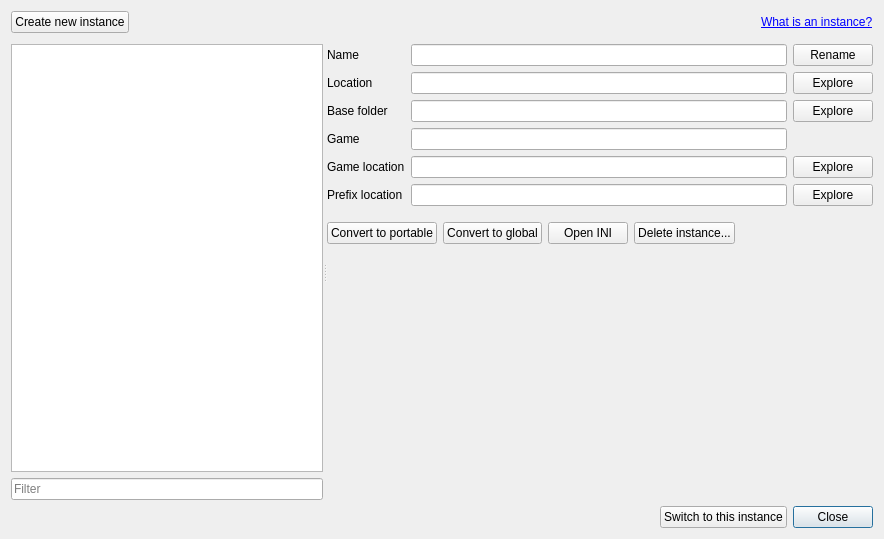
<?xml version="1.0" encoding="UTF-8"?>
<ui version="4.0">
 <class>InstanceManagerDialog</class>
 <widget class="QDialog" name="InstanceManagerDialog">
  <property name="geometry">
   <rect>
    <x>0</x>
    <y>0</y>
    <width>884</width>
    <height>539</height>
   </rect>
  </property>
  <property name="windowTitle">
   <string>Instance manager</string>
  </property>
  <layout class="QVBoxLayout" name="verticalLayout_6">
   <item>
    <widget class="QWidget" name="widget_8" native="true">
     <layout class="QHBoxLayout" name="horizontalLayout_2">
      <property name="leftMargin">
       <number>0</number>
      </property>
      <property name="topMargin">
       <number>0</number>
      </property>
      <property name="rightMargin">
       <number>0</number>
      </property>
      <property name="bottomMargin">
       <number>5</number>
      </property>
      <item>
       <widget class="QPushButton" name="createNew">
        <property name="text">
         <string>Create new instance</string>
        </property>
        <property name="icon">
         <iconset resource="../resources.qrc">
          <normaloff>:/MO/gui/add</normaloff>:/MO/gui/add</iconset>
        </property>
       </widget>
      </item>
      <item>
       <spacer name="horizontalSpacer">
        <property name="orientation">
         <enum>Qt::Orientation::Horizontal</enum>
        </property>
        <property name="sizeHint" stdset="0">
         <size>
          <width>40</width>
          <height>20</height>
         </size>
        </property>
       </spacer>
      </item>
      <item>
       <widget class="LinkLabel" name="whatis">
        <property name="text">
         <string>&lt;html&gt;&lt;head/&gt;&lt;body&gt;&lt;p&gt;&lt;a href=&quot;https://github.com/ModOrganizer2/modorganizer/wiki/Instances&quot;&gt;What is an instance?&lt;/a&gt;&lt;/p&gt;&lt;/body&gt;&lt;/html&gt;</string>
        </property>
        <property name="openExternalLinks">
         <bool>true</bool>
        </property>
       </widget>
      </item>
     </layout>
    </widget>
   </item>
   <item>
    <layout class="QVBoxLayout" name="verticalLayout_5" stretch="1">
     <item>
      <widget class="QWidget" name="widget_4" native="true">
       <layout class="QVBoxLayout" name="verticalLayout_4">
        <property name="leftMargin">
         <number>0</number>
        </property>
        <property name="topMargin">
         <number>0</number>
        </property>
        <property name="rightMargin">
         <number>0</number>
        </property>
        <property name="bottomMargin">
         <number>0</number>
        </property>
        <item>
         <widget class="QSplitter" name="splitter">
          <property name="orientation">
           <enum>Qt::Orientation::Horizontal</enum>
          </property>
          <widget class="QWidget" name="widget_2" native="true">
           <layout class="QVBoxLayout" name="verticalLayout">
            <property name="leftMargin">
             <number>0</number>
            </property>
            <property name="topMargin">
             <number>0</number>
            </property>
            <property name="rightMargin">
             <number>0</number>
            </property>
            <property name="bottomMargin">
             <number>0</number>
            </property>
            <item>
             <widget class="QListView" name="list">
              <property name="editTriggers">
               <set>QAbstractItemView::EditTrigger::NoEditTriggers</set>
              </property>
              <property name="verticalScrollMode">
               <enum>QAbstractItemView::ScrollMode::ScrollPerPixel</enum>
              </property>
              <property name="horizontalScrollMode">
               <enum>QAbstractItemView::ScrollMode::ScrollPerPixel</enum>
              </property>
              <property name="resizeMode">
               <enum>QListView::ResizeMode::Adjust</enum>
              </property>
              <property name="uniformItemSizes">
               <bool>true</bool>
              </property>
             </widget>
            </item>
            <item>
             <widget class="QWidget" name="widget_5" native="true">
              <layout class="QHBoxLayout" name="horizontalLayout_4">
               <property name="leftMargin">
                <number>0</number>
               </property>
               <property name="topMargin">
                <number>0</number>
               </property>
               <property name="rightMargin">
                <number>0</number>
               </property>
               <property name="bottomMargin">
                <number>0</number>
               </property>
               <item>
                <widget class="QLineEdit" name="filter">
                 <property name="placeholderText">
                  <string>Filter</string>
                 </property>
                </widget>
               </item>
              </layout>
             </widget>
            </item>
           </layout>
          </widget>
          <widget class="QWidget" name="widget_3" native="true">
           <layout class="QVBoxLayout" name="verticalLayout_2" stretch="0,0,0,1">
            <property name="leftMargin">
             <number>0</number>
            </property>
            <property name="topMargin">
             <number>0</number>
            </property>
            <property name="rightMargin">
             <number>0</number>
            </property>
            <property name="bottomMargin">
             <number>0</number>
            </property>
            <item>
             <widget class="QWidget" name="widget_7" native="true">
              <layout class="QGridLayout" name="gridLayout" columnstretch="0,0,0">
               <property name="leftMargin">
                <number>0</number>
               </property>
               <property name="topMargin">
                <number>0</number>
               </property>
               <property name="rightMargin">
                <number>0</number>
               </property>
               <property name="bottomMargin">
                <number>0</number>
               </property>
               <item row="5" column="2">
                <widget class="QPushButton" name="exploreBaseDirectory">
                 <property name="text">
                  <string>Explore</string>
                 </property>
                </widget>
               </item>
               <item row="5" column="1">
                <widget class="QLineEdit" name="baseDirectory">
                 <property name="readOnly">
                  <bool>true</bool>
                 </property>
                </widget>
               </item>
               <item row="4" column="0">
                <widget class="QLabel" name="label_4">
                 <property name="text">
                  <string>Location</string>
                 </property>
                </widget>
               </item>
               <item row="6" column="0">
                <widget class="QLabel" name="label_8">
                 <property name="text">
                  <string>Game</string>
                 </property>
                </widget>
               </item>
               <item row="7" column="0">
                <widget class="QLabel" name="label">
                 <property name="text">
                  <string>Game location</string>
                 </property>
                </widget>
               </item>
               <item row="7" column="2">
                <widget class="QPushButton" name="exploreGame">
                 <property name="text">
                  <string>Explore</string>
                 </property>
                </widget>
               </item>
               <item row="0" column="1">
                <widget class="QLineEdit" name="name">
                 <property name="readOnly">
                  <bool>true</bool>
                 </property>
                </widget>
               </item>
               <item row="0" column="0">
                <widget class="QLabel" name="label_2">
                 <property name="text">
                  <string>Name</string>
                 </property>
                </widget>
               </item>
               <item row="7" column="1">
                <widget class="QLineEdit" name="gameDir">
                 <property name="readOnly">
                  <bool>true</bool>
                 </property>
                </widget>
               </item>
               <item row="5" column="0">
                <widget class="QLabel" name="label_6">
                 <property name="text">
                  <string>Base folder</string>
                 </property>
                </widget>
               </item>
               <item row="4" column="1">
                <widget class="QLineEdit" name="location">
                 <property name="readOnly">
                  <bool>true</bool>
                 </property>
                </widget>
               </item>
               <item row="4" column="2">
                <widget class="QPushButton" name="exploreLocation">
                 <property name="text">
                  <string>Explore</string>
                 </property>
                </widget>
               </item>
               <item row="6" column="1">
                <widget class="QLineEdit" name="gameName">
                 <property name="readOnly">
                  <bool>true</bool>
                 </property>
                </widget>
               </item>
               <item row="0" column="2">
                <widget class="QPushButton" name="rename">
                 <property name="text">
                  <string>Rename</string>
                 </property>
                </widget>
               </item>
               <item row="8" column="1">
                <widget class="QLineEdit" name="prefixDir"/>
               </item>
               <item row="8" column="0">
                <widget class="QLabel" name="label_3">
                 <property name="text">
                  <string>Prefix location</string>
                 </property>
                </widget>
               </item>
               <item row="8" column="2">
                <widget class="QPushButton" name="explorePrefix">
                 <property name="text">
                  <string>Explore</string>
                 </property>
                </widget>
               </item>
              </layout>
             </widget>
            </item>
            <item>
             <spacer name="verticalSpacer_2">
              <property name="orientation">
               <enum>Qt::Orientation::Vertical</enum>
              </property>
              <property name="sizeHint" stdset="0">
               <size>
                <width>20</width>
                <height>10</height>
               </size>
              </property>
             </spacer>
            </item>
            <item>
             <widget class="QWidget" name="widget_9" native="true">
              <layout class="QHBoxLayout" name="horizontalLayout">
               <property name="leftMargin">
                <number>0</number>
               </property>
               <property name="topMargin">
                <number>0</number>
               </property>
               <property name="rightMargin">
                <number>0</number>
               </property>
               <property name="bottomMargin">
                <number>0</number>
               </property>
               <item>
                <widget class="QPushButton" name="convertToPortable">
                 <property name="text">
                  <string>Convert to portable</string>
                 </property>
                </widget>
               </item>
               <item>
                <widget class="QPushButton" name="convertToGlobal">
                 <property name="text">
                  <string>Convert to global</string>
                 </property>
                </widget>
               </item>
               <item>
                <widget class="QPushButton" name="openINI">
                 <property name="text">
                  <string>Open INI</string>
                 </property>
                </widget>
               </item>
               <item>
                <widget class="QPushButton" name="deleteInstance">
                 <property name="text">
                  <string>Delete instance...</string>
                 </property>
                 <property name="icon">
                  <iconset resource="../resources.qrc">
                   <normaloff>:/MO/gui/remove</normaloff>:/MO/gui/remove</iconset>
                 </property>
                </widget>
               </item>
               <item>
                <spacer name="horizontalSpacer_3">
                 <property name="orientation">
                  <enum>Qt::Orientation::Horizontal</enum>
                 </property>
                 <property name="sizeHint" stdset="0">
                  <size>
                   <width>40</width>
                   <height>20</height>
                  </size>
                 </property>
                </spacer>
               </item>
              </layout>
             </widget>
            </item>
            <item>
             <spacer name="verticalSpacer">
              <property name="orientation">
               <enum>Qt::Orientation::Vertical</enum>
              </property>
              <property name="sizeHint" stdset="0">
               <size>
                <width>20</width>
                <height>40</height>
               </size>
              </property>
             </spacer>
            </item>
           </layout>
          </widget>
         </widget>
        </item>
       </layout>
      </widget>
     </item>
    </layout>
   </item>
   <item>
    <widget class="QWidget" name="widget" native="true">
     <layout class="QHBoxLayout" name="horizontalLayout_3">
      <property name="leftMargin">
       <number>0</number>
      </property>
      <property name="topMargin">
       <number>0</number>
      </property>
      <property name="rightMargin">
       <number>0</number>
      </property>
      <property name="bottomMargin">
       <number>0</number>
      </property>
      <item>
       <spacer name="horizontalSpacer_4">
        <property name="orientation">
         <enum>Qt::Orientation::Horizontal</enum>
        </property>
        <property name="sizeHint" stdset="0">
         <size>
          <width>40</width>
          <height>20</height>
         </size>
        </property>
       </spacer>
      </item>
      <item>
       <widget class="QPushButton" name="switchToInstance">
        <property name="text">
         <string>Switch to this instance</string>
        </property>
        <property name="icon">
         <iconset resource="../resources.qrc">
          <normaloff>:/MO/gui/next</normaloff>:/MO/gui/next</iconset>
        </property>
       </widget>
      </item>
      <item>
       <widget class="QPushButton" name="close">
        <property name="text">
         <string>Close</string>
        </property>
        <property name="default">
         <bool>true</bool>
        </property>
       </widget>
      </item>
     </layout>
    </widget>
   </item>
  </layout>
 </widget>
 <customwidgets>
  <customwidget>
   <class>LinkLabel</class>
   <extends>QLabel</extends>
   <header location="global">linklabel.h</header>
  </customwidget>
 </customwidgets>
 <resources>
  <include location="../resources.qrc"/>
 </resources>
 <connections/>
</ui>
